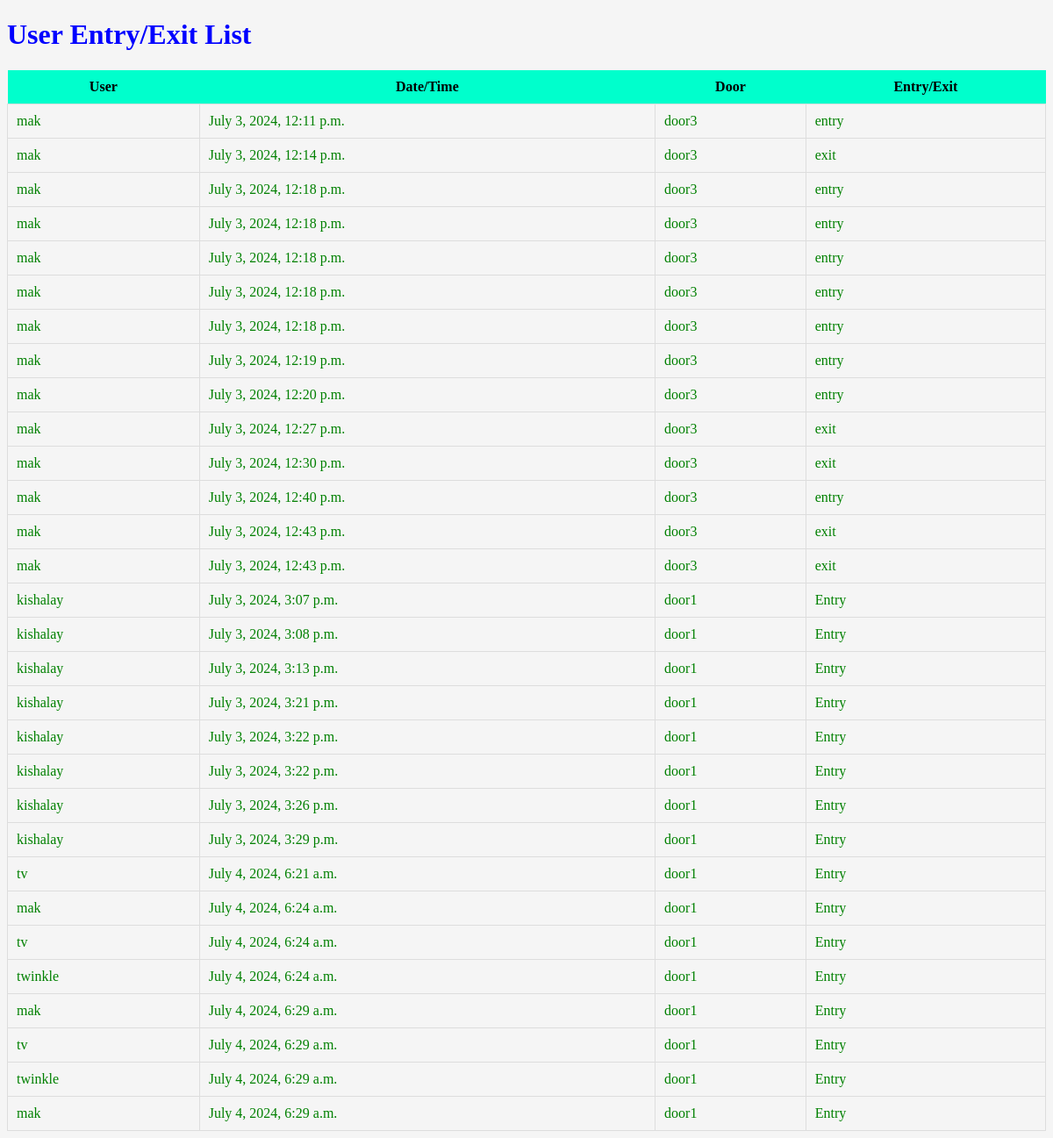
The app's page /entries/ with its own data.
### myprojectapp/models.py (models this page shows)
class UserEntryExit(models.Model):
    user = models.ForeignKey(User, on_delete=models.CASCADE)
    datetime = models.DateTimeField(auto_now_add=True)
    door = models.CharField(max_length=255)
    entryexit = models.CharField(max_length=10)

class User(models.Model):
    full_name = models.CharField(max_length=100)
    employee_id = models.CharField(max_length=20, unique=True)
    access = models.CharField(max_length=50)

### myprojectapp/views.py (the view)
# urls.py: path('entries/', user_entry_exit_list, name='user_entry_exit_list'),
def user_entry_exit_list(request):
    entries = UserEntryExit.objects.all()
    return render(request, 'user_entry_exit_list.html', {'entries': entries})

### myprojectapp/templates/user_entry_exit_list.html (shortened to what this page needs)
<!DOCTYPE html>
<html lang="en">
<head>
</head>
<body>
    <h1>User Entry/Exit List</h1>
    <table>
        <thead>
            <tr>
                <th>User</th>
                <th>Date/Time</th>
                <th>Door</th>
                <th>Entry/Exit</th>
            </tr>
        </thead>
        <tbody>
            {% for entry in entries %}
            <tr>
                <td>{{ entry.user.full_name }}</td>
                <td>{{ entry.datetime }}</td>
                <td>{{ entry.door }}</td>
                <td>{{ entry.entryexit }}</td>
            </tr>
            {% endfor %}
        </tbody>
    </table>
</body>
</html>

### myprojectapp/templates/user_entry_exit_list.html (style rules this page uses)
body { background-color: whitesmoke; }
h1 { color: blue; }
table { width: 100%; border-collapse: collapse; background-color: whitesmoke; }
th { background-color: rgb(0, 255, 204); color: black; padding: 10px; }
td { padding: 10px; border: 1px solid #ddd; color: green; }

### records on screen
UserEntryExit: user.full_name "mak", datetime "July 3, 2024, 12:11 p.m.", door "door3", entryexit "entry"
UserEntryExit: user.full_name "mak", datetime "July 3, 2024, 12:14 p.m.", door "door3", entryexit "exit"
UserEntryExit: user.full_name "mak", datetime "July 3, 2024, 12:18 p.m.", door "door3", entryexit "entry"
UserEntryExit: user.full_name "mak", datetime "July 3, 2024, 12:18 p.m.", door "door3", entryexit "entry"
UserEntryExit: user.full_name "mak", datetime "July 3, 2024, 12:18 p.m.", door "door3", entryexit "entry"
UserEntryExit: user.full_name "mak", datetime "July 3, 2024, 12:18 p.m.", door "door3", entryexit "entry"
UserEntryExit: user.full_name "mak", datetime "July 3, 2024, 12:18 p.m.", door "door3", entryexit "entry"
UserEntryExit: user.full_name "mak", datetime "July 3, 2024, 12:19 p.m.", door "door3", entryexit "entry"
UserEntryExit: user.full_name "mak", datetime "July 3, 2024, 12:20 p.m.", door "door3", entryexit "entry"
UserEntryExit: user.full_name "mak", datetime "July 3, 2024, 12:27 p.m.", door "door3", entryexit "exit"
UserEntryExit: user.full_name "mak", datetime "July 3, 2024, 12:30 p.m.", door "door3", entryexit "exit"
UserEntryExit: user.full_name "mak", datetime "July 3, 2024, 12:40 p.m.", door "door3", entryexit "entry"
UserEntryExit: user.full_name "mak", datetime "July 3, 2024, 12:43 p.m.", door "door3", entryexit "exit"
UserEntryExit: user.full_name "mak", datetime "July 3, 2024, 12:43 p.m.", door "door3", entryexit "exit"
UserEntryExit: user.full_name "kishalay", datetime "July 3, 2024, 3:07 p.m.", door "door1", entryexit "Entry"
UserEntryExit: user.full_name "kishalay", datetime "July 3, 2024, 3:08 p.m.", door "door1", entryexit "Entry"
UserEntryExit: user.full_name "kishalay", datetime "July 3, 2024, 3:13 p.m.", door "door1", entryexit "Entry"
UserEntryExit: user.full_name "kishalay", datetime "July 3, 2024, 3:21 p.m.", door "door1", entryexit "Entry"
UserEntryExit: user.full_name "kishalay", datetime "July 3, 2024, 3:22 p.m.", door "door1", entryexit "Entry"
UserEntryExit: user.full_name "kishalay", datetime "July 3, 2024, 3:22 p.m.", door "door1", entryexit "Entry"
UserEntryExit: user.full_name "kishalay", datetime "July 3, 2024, 3:26 p.m.", door "door1", entryexit "Entry"
UserEntryExit: user.full_name "kishalay", datetime "July 3, 2024, 3:29 p.m.", door "door1", entryexit "Entry"
UserEntryExit: user.full_name "tv", datetime "July 4, 2024, 6:21 a.m.", door "door1", entryexit "Entry"
UserEntryExit: user.full_name "mak", datetime "July 4, 2024, 6:24 a.m.", door "door1", entryexit "Entry"
UserEntryExit: user.full_name "tv", datetime "July 4, 2024, 6:24 a.m.", door "door1", entryexit "Entry"
UserEntryExit: user.full_name "twinkle", datetime "July 4, 2024, 6:24 a.m.", door "door1", entryexit "Entry"
UserEntryExit: user.full_name "mak", datetime "July 4, 2024, 6:29 a.m.", door "door1", entryexit "Entry"
UserEntryExit: user.full_name "tv", datetime "July 4, 2024, 6:29 a.m.", door "door1", entryexit "Entry"
UserEntryExit: user.full_name "twinkle", datetime "July 4, 2024, 6:29 a.m.", door "door1", entryexit "Entry"
UserEntryExit: user.full_name "mak", datetime "July 4, 2024, 6:29 a.m.", door "door1", entryexit "Entry"
